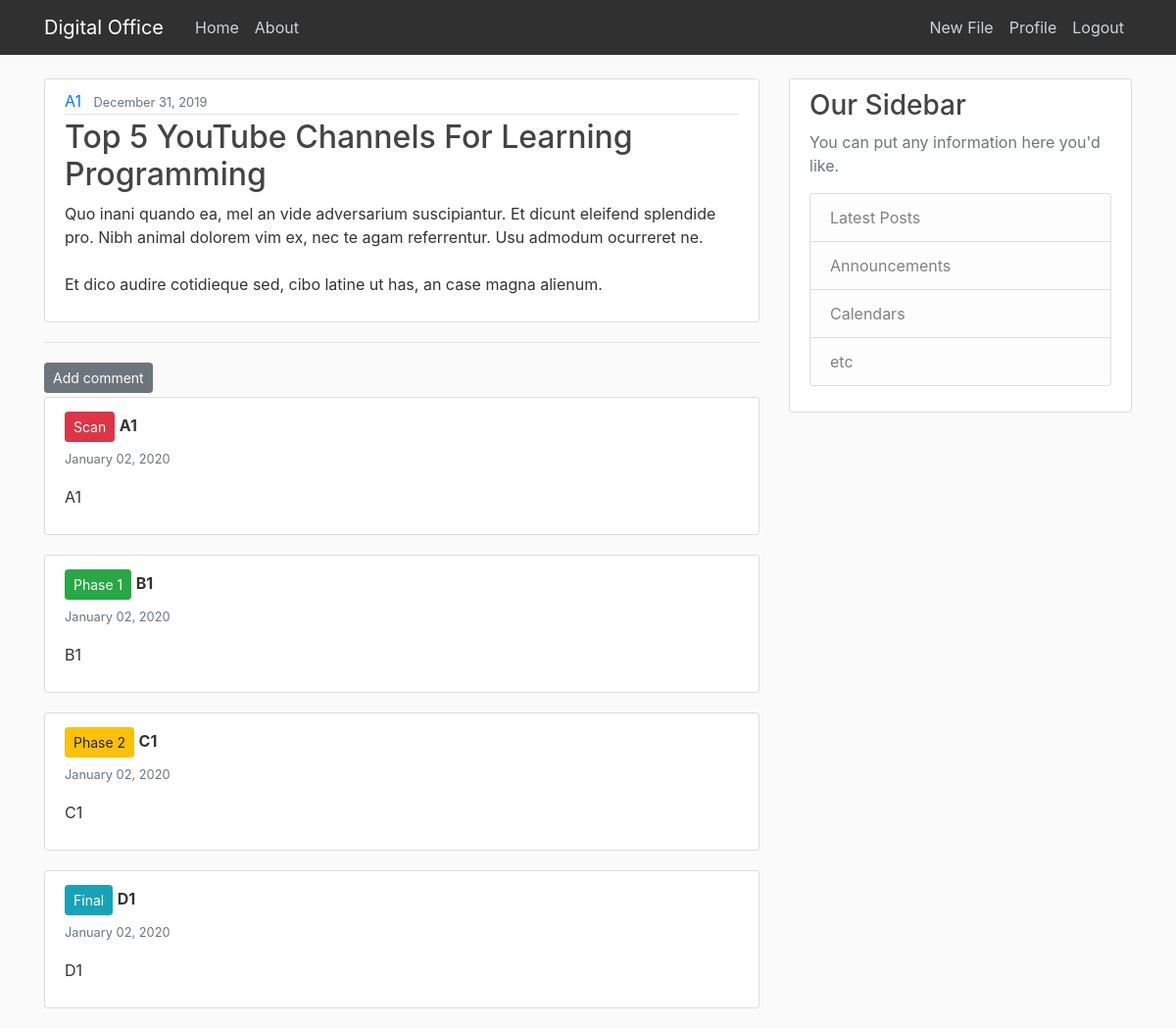
Page /blog/files/30/ (signed in) on the committed database.
### blog/models.py (models this page shows, shortened)
class Files(models.Model):
    title=models.CharField(max_length=100)
    summary=models.TextField()
    date_posted=models.DateTimeField(default=timezone.now)
    author=models.ForeignKey(User,on_delete=models.CASCADE)

class Comment(models.Model):
    files = models.ForeignKey('blog.Files', on_delete=models.CASCADE, related_name='comments')
    author = models.CharField(max_length=200)
    text = models.TextField()
    role = models.CharField(max_length=200,default="Scan")
    created_date = models.DateTimeField(default=timezone.now)
    approved_comment = models.BooleanField(default=False)
    stage1=models.CharField(max_length=7,default="False")
    stage2=models.CharField(max_length=7,default="False")
    stage3=models.CharField(max_length=7,default="False")
    final=models.CharField(max_length=7,default="False")

### blog/views.py (the view)
# urls.py: path('files/<int:pk>/',FileDetailView.as_view(),name='file-detail'),
class FileDetailView(DetailView):
    model=Files

### blog/templates/blog/files_detail.html (shortened to what this page needs)
{% extends "blog/base.html" %}
{% block content %}
<article class="media content-section">
    <div class="media-body">
      <div class="article-metadata">
        <a class="mr-2" href="#">{{ object.author }}</a>
        <small class="text-muted">{{ object.date_posted | date:"F d, Y" }}</small>
      </div>
      <h2  class="article-title">{{ object.title }}</h2>
      <p class="article-content">{{ object.summary }}</p>
    </div>
  </article>
  <hr>
<a class="btn btn-secondary btn-sm mt-1 mb-1" href="{% url 'add_comment_to_post' files.pk %}">Add comment</a>
<br>
{% if user.is_staff and user.is_superuser %}
{% for comment in object.comments.all %}
    <div  class="container content-section" >
      {% if comment.role == 'Phase 2' %}
      <button type="button" class="btn btn-warning btn-sm mt-1 mb-1">{{ comment.role }}</button>
     {% elif comment.role == 'Phase 1' %}
     <button type="button" class="btn btn-success btn-sm mt-1 mb-1">{{ comment.role }}</button>
     {% elif comment.role == 'Final' %}
     <button type="button" class="btn btn-info btn-sm mt-1 mb-1">{{ comment.role }}</button>
     {% elif comment.role == 'Scan' %}
     <button type="button" class="btn btn-danger btn-sm mt-1 mb-1">{{ comment.role }}</button>
     {% endif %}
      <strong>{{ comment.author }}</strong><br>
      <small class="text-muted">{{ comment.created_date | date:"F d, Y" }}</small>
        <p>{{ comment.text|linebreaks }}</p>
    </div>
    {% endfor %}
{% endif %}
{% endblock %}

### blog/static/blog/main.css (style rules this page uses)
body { background: #fafafa; color: #333333; margin-top: 5rem; }
h1, h2, h3, h4, h5, h6 { color: #444444; }
.content-section { background: #ffffff; padding: 10px 20px; border: 1px solid #dddddd; border-radius: 3px; margin-bottom: 20px; }
.article-title { color: #444444; }
.article-content { white-space: pre-line; }
.article-metadata { padding-bottom: 1px; margin-bottom: 4px; border-bottom: 1px solid #e3e3e3 }

### rows in the picture
Files: author "A1", date_posted "December 31, 2019", title "Top 5 YouTube Channels For Learning Programming", summary "Quo inani quando ea, mel an vide adversarium suscipiantur. Et dicunt eleifend splendide pro. Nibh animal dolorem vim ex, nec te agam referrentur. Usu admodum ocurreret ne. Et dico audire cotidieque sed, cibo latine ut has, an case magna alienum."
Comment: role "Scan", author "A1", created_date "January 02, 2020", text "A1"
Comment: role "Phase 1", author "B1", created_date "January 02, 2020", text "B1"
Comment: role "Phase 2", author "C1", created_date "January 02, 2020", text "C1"
Comment: role "Final", author "D1", created_date "January 02, 2020", text "D1"
